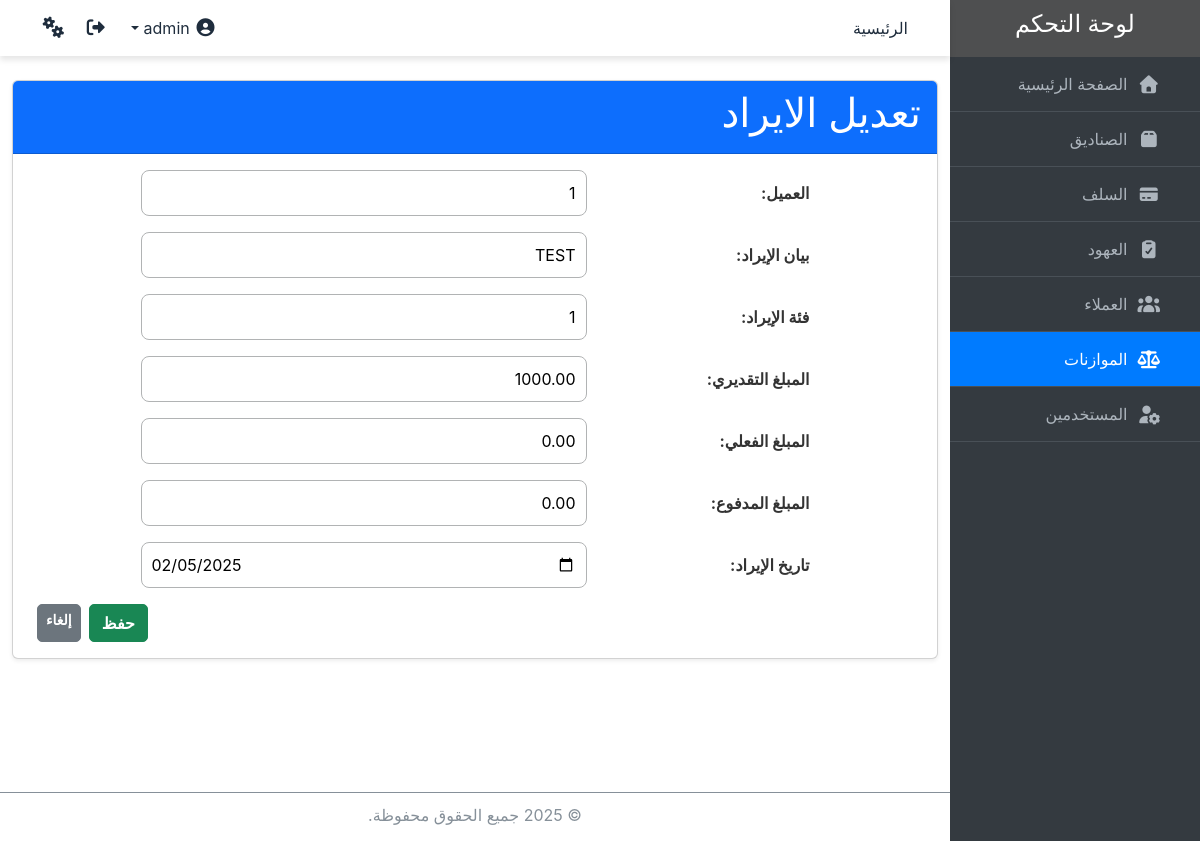
The app's page /budgets/1/update-budget-revenue/1/ (signed in) with its own data.
### core/models.py (models this page shows, shortened)
class BudgetRevenue(models.Model):
    budget = models.ForeignKey(Budget, on_delete=models.CASCADE, verbose_name="الموازنة")
    client = models.ForeignKey('Client', on_delete=models.CASCADE, related_name='budget_revenues', verbose_name="العميل")  # FK to Client model
    description = models.CharField(max_length=100, verbose_name="بيان الإيراد")
    category = models.ForeignKey('RevenueCategory', on_delete=models.CASCADE, related_name='budget_revenue_categorys', verbose_name="فئة الايراد")
    estimated_amount = models.DecimalField(max_digits=10, decimal_places=2, verbose_name="المبلغ التقديري")
    actual_amount = models.DecimalField(max_digits=10, decimal_places=2, blank=True, null=True, default=0, verbose_name="المبلغ الفعلي")
    paid_amount = models.DecimalField(max_digits=10, decimal_places=2, blank=True, null=True, default=0, verbose_name="المبلغ المدفوع")
    remaining_amount = models.DecimalField(max_digits=10, decimal_places=2, blank=True, null=True, default=0, verbose_name="المتبقي")
    date = models.DateField(verbose_name="تاريخ الإيراد")
    class Meta:
        verbose_name = "إيراد موازنة"
        verbose_name_plural = "إيرادات الموازنة"

### core/views.py (the view, shortened to what this page needs)
# urls.py: path('budgets/<int:budget_pk>/update-budget-revenue/<int:pk>/', views.BudgetRevenueUpdateView.as_view(), name='budget_revenue_update'),
class BudgetRevenueUpdateView(PermissionMixin, UpdateView):
    model = BudgetRevenue
    form_class = BudgetRevenueForm
    template_name = 'budgets/budget_revenue_form.html'
    success_url = reverse_lazy('budget_list')
    permission_required = 'core.change_budgetrevenue'
    def get_context_data(self, **kwargs):
        context = super().get_context_data(**kwargs)
        context['budget'] = get_object_or_404(Budget, pk=self.kwargs['budget_pk'])
        return context

### core/forms.py
class BudgetRevenueForm(forms.ModelForm):
    category = forms.ModelChoiceField(
        queryset=RevenueCategory.objects.all(),
        widget=Select2Widget,
        label="فئة الإيراد"
    )
    class Meta:
        model = BudgetRevenue
        fields=['client', 'description', 'category', 'estimated_amount', 'actual_amount', 'paid_amount', 'date']
        can_delete=True
        widgets = {
            'date': forms.DateInput(attrs={'type': 'date'}),
            'remaining_amount': forms.TextInput(attrs={'readonly': 'readonly'}),
            "client": Select2Widget,
        }

### core/views.py (called while the page is built)
    def has_permission(self):
        perms = self.get_permission_required()
        return self.request.user.has_perms(perms) or self.request.user.is_superuser

### core/templates/budgets/budget_revenue_form.html (shortened to what this page needs)
{% extends 'base.html' %}
{% block content %}
  <div class="container mt-4">
    <div class="card shadow-sm">
      {% if object %}
      <div class="card-header bg-primary text-white text-end">
        <h1 class="text-white">تعديل الايراد</h1>
      </div>
      {% else %}
      <div class="card-header bg-success text-white text-end">
        <h1 class="text-white">إضافة ايراد جديدة</h1>
      </div>
      {% endif %}
      <div class="card-body">
    <form method="post" class="custom-form">
      {{ form.as_p }}
      <div class="d-flex justify-content-end">
        <button type="submit" class="btn btn-success">حفظ</button>
        <a href="{% url 'budget_detail' budget.id %}" class="btn btn-secondary btn-sm mx-2">إلغاء</a>
      </div>
    </form>
    </div>
  </div>
  </div>
  <link href="https://cdnjs.cloudflare.com/ajax/libs/select2/4.0.13/css/select2.min.css" rel="stylesheet">
{% endblock %}

### static/css/styles.css (style rules this page uses)
body { margin: 0; margin-right: 250px; font-family: "Source Sans Pro",-apple-system,BlinkMacSystemFont,"Segoe UI",Roboto,"Helvetica Neue",Arial,sans-serif,"Apple Color Emoji","Segoe UI Emoji","Segoe UI Symbol"; font-size: 1rem; font-weight: 400; line-height: 1.5; color: rgb(33, 37, 41); text-align: right; background-color: #fff; }
.custom-form p { display: flex; margin-top: 0; margin-bottom: 1rem; align-items: center; justify-content: center; }
.custom-form label { font-weight: bold; color: #333; width: 25%; }
input, optgroup, select, textarea { width: 50%; min-width: 260px; }
.custom-form .btn { border-radius: 5px; font-weight: bold; transition: background-color 0.3s ease; }
.container h1 { color: #2c3e50; }
form input, form select, form textarea { border-radius: 8px; border: 1px solid #b1b3b4; padding: 10px; }
form button { border-radius: 8px; }

### records on screen
BudgetRevenue: client "1", description "TEST", category "1", estimated_amount "1000.00", actual_amount "0.00", paid_amount "0.00", date "02/05/2025"
